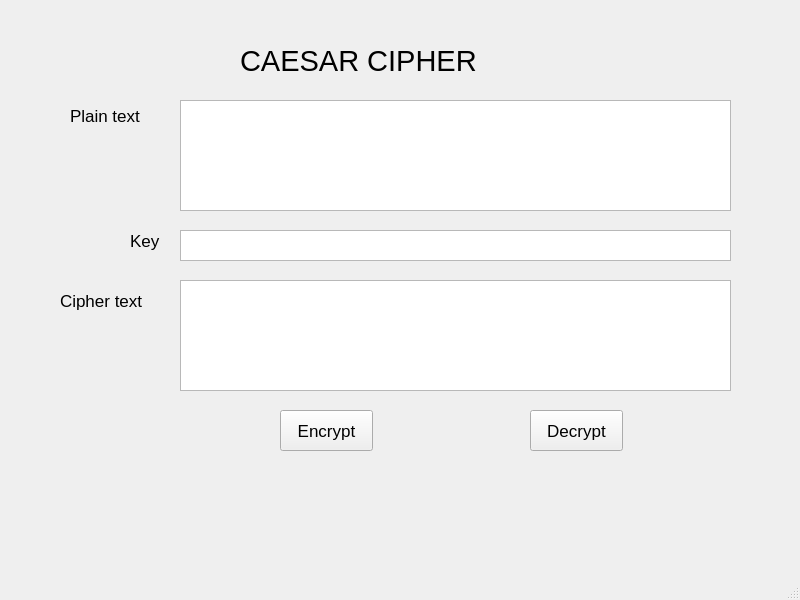
<?xml version="1.0" encoding="UTF-8"?>
<ui version="4.0">
 <class>MainWindow</class>
 <widget class="QMainWindow" name="MainWindow">
  <property name="geometry">
   <rect>
    <x>0</x>
    <y>0</y>
    <width>800</width>
    <height>600</height>
   </rect>
  </property>
  <property name="windowTitle">
   <string>MainWindow</string>
  </property>
  <widget class="QWidget" name="centralwidget">
   <widget class="QLabel" name="label">
    <property name="geometry">
     <rect>
      <x>70</x>
      <y>100</y>
      <width>111</width>
      <height>31</height>
     </rect>
    </property>
    <property name="font">
     <font>
      <pointsize>13</pointsize>
     </font>
    </property>
    <property name="text">
     <string>Plain text</string>
    </property>
   </widget>
   <widget class="QLabel" name="label_2">
    <property name="geometry">
     <rect>
      <x>130</x>
      <y>220</y>
      <width>51</width>
      <height>41</height>
     </rect>
    </property>
    <property name="font">
     <font>
      <pointsize>13</pointsize>
     </font>
    </property>
    <property name="text">
     <string>Key</string>
    </property>
   </widget>
   <widget class="QLabel" name="label_3">
    <property name="geometry">
     <rect>
      <x>60</x>
      <y>280</y>
      <width>121</width>
      <height>41</height>
     </rect>
    </property>
    <property name="font">
     <font>
      <pointsize>13</pointsize>
     </font>
    </property>
    <property name="text">
     <string>Cipher text</string>
    </property>
   </widget>
   <widget class="QLabel" name="label_4">
    <property name="geometry">
     <rect>
      <x>240</x>
      <y>40</y>
      <width>281</width>
      <height>41</height>
     </rect>
    </property>
    <property name="font">
     <font>
      <pointsize>22</pointsize>
     </font>
    </property>
    <property name="text">
     <string>CAESAR CIPHER</string>
    </property>
   </widget>
   <widget class="QPlainTextEdit" name="txt_plaintext">
    <property name="geometry">
     <rect>
      <x>180</x>
      <y>100</y>
      <width>551</width>
      <height>111</height>
     </rect>
    </property>
    <property name="font">
     <font>
      <pointsize>13</pointsize>
     </font>
    </property>
   </widget>
   <widget class="QTextEdit" name="txt_key">
    <property name="geometry">
     <rect>
      <x>180</x>
      <y>230</y>
      <width>551</width>
      <height>31</height>
     </rect>
    </property>
    <property name="font">
     <font>
      <pointsize>13</pointsize>
     </font>
    </property>
   </widget>
   <widget class="QTextEdit" name="txt_ciphertext">
    <property name="geometry">
     <rect>
      <x>180</x>
      <y>280</y>
      <width>551</width>
      <height>111</height>
     </rect>
    </property>
    <property name="font">
     <font>
      <pointsize>13</pointsize>
     </font>
    </property>
   </widget>
   <widget class="QPushButton" name="btn_encrypt">
    <property name="geometry">
     <rect>
      <x>280</x>
      <y>410</y>
      <width>93</width>
      <height>41</height>
     </rect>
    </property>
    <property name="font">
     <font>
      <pointsize>13</pointsize>
     </font>
    </property>
    <property name="text">
     <string>Encrypt</string>
    </property>
   </widget>
   <widget class="QPushButton" name="btn_decrypt">
    <property name="geometry">
     <rect>
      <x>530</x>
      <y>410</y>
      <width>93</width>
      <height>41</height>
     </rect>
    </property>
    <property name="font">
     <font>
      <pointsize>13</pointsize>
     </font>
    </property>
    <property name="text">
     <string>Decrypt</string>
    </property>
   </widget>
  </widget>
  <widget class="QMenuBar" name="menubar">
   <property name="geometry">
    <rect>
     <x>0</x>
     <y>0</y>
     <width>800</width>
     <height>26</height>
    </rect>
   </property>
  </widget>
  <widget class="QStatusBar" name="statusbar"/>
 </widget>
 <resources/>
 <connections/>
</ui>
